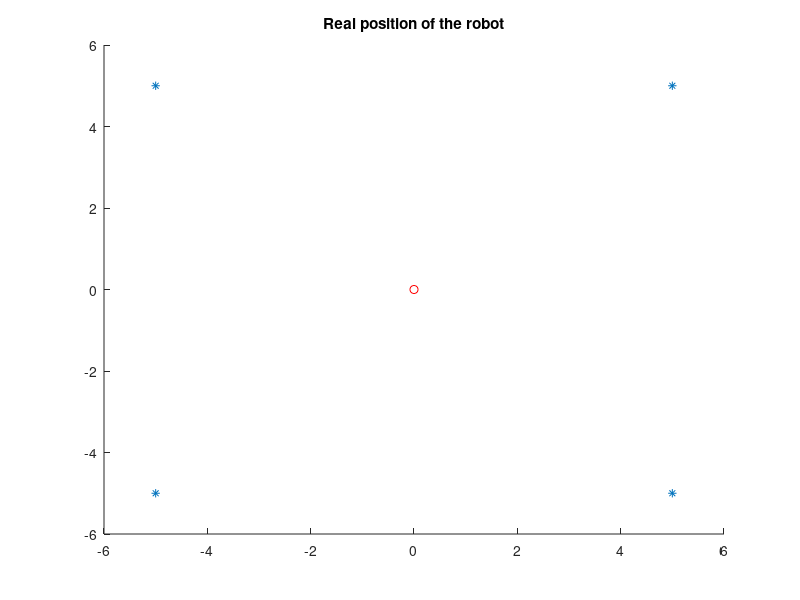

Reproduce this figure in MATLAB. (Note: this script raises an error after producing the figure.)
%toolkit for static robot localization computation
clc; clear; close

%beacons
xb=[-5;-5; 5;5];
yb=[-5; 5;-5;5];
%real position (x,y) of the robot
xr=[0;0];

figure(1);hold on
plot(xb,yb,'*');
axis([-6 6 -6 6]);
plot(xr(1),xr(2),'or')
title('Real position of the robot');

%measurements
% distance mesured by telemeter with noise
randn('seed',100)
r = sqrt((yb-xr(2)).^2+(xb-xr(1)).^2) + randn(length(xb), 1);
% Initial guess
x = [6, 6];
% newton iteration
for i = 1:10
    H = jacob(x, xb, yb);
    xnew = x + H\dy(x, r, xb, yb);
    if(norm(x - xnew) < 1e-5) 
        break;
    end
    x = xnew;
    plot(x(1),x(2),'og')
end

plot(x(1),x(2),'ob')


% residual computation
function out = dy(x, r, xb, yb)
    out = r.^2 - ((yb-x(2)).^2+(xb-x(1)).^2);
end
% Jacobian computation
function H = jacob(x, xb, yb)
    H = [2*(x(1)-xb), 2*(x(2)-yb)];
end



